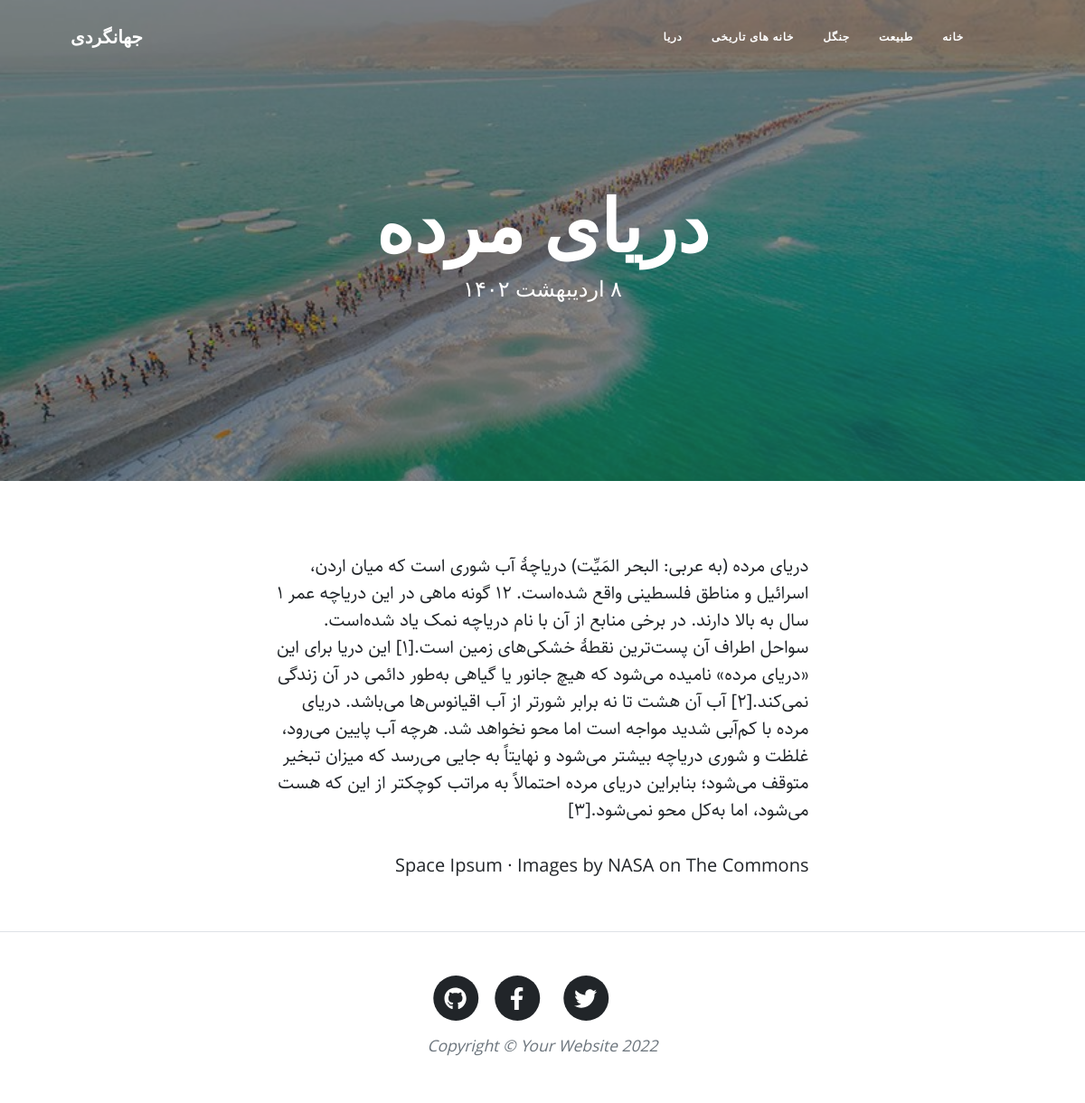
/6/, run on the app's committed database.
### blog/models.py (models this page shows, shortened)
class Category(models.Model):
    parent = models.ForeignKey('self',null=True,blank=True,related_name="children",on_delete=models.SET_NULL,verbose_name="زیردسته")
    title = models.CharField(max_length=50,verbose_name="عنوان دسته بندی")
    slug = models.SlugField(verbose_name="آدرس دسته بندی",unique=True)
    position = models.IntegerField(verbose_name="جایگاه")
    is_active = models.BooleanField(default=False,verbose_name="نمایش داده شود؟")
    class Meta:
        verbose_name = "دسته بند ی"
        verbose_name_plural = "دسته بندی ها"
        ordering = ["-position"]

class Blog(models.Model):
    STATUS_CHOICES = (
        ('d', 'پیش‌نویس'),		 # draft
        ('p', "منتشر شده"),		 # publish
    )
    title = models.CharField(max_length=200, verbose_name="عنوان مقاله")
    slug = models.SlugField(max_length=100, unique=True, verbose_name="آدرس مقاله")
    description = models.TextField(verbose_name="محتوا")
    category = models.ManyToManyField(Category,related_name="blogs",verbose_name="دسته بندی")
    thumbnail = models.ImageField(upload_to="images", verbose_name="تصویر مقاله")
    publish = models.DateTimeField(default=timezone.now, verbose_name="زمان انتشار")
    created = models.DateTimeField(auto_now_add=True)
    updated = models.DateTimeField(auto_now=True)
    status = models.CharField(max_length=1, choices=STATUS_CHOICES, verbose_name="وضعیت")
    def jpublish(self):
        return jalali_converter(self.publish)
    jpublish.short_description = "تاریخ مقاله"
    class Meta:
        verbose_name = "مقاله"
        verbose_name_plural = "مقالات"
        ordering = ["-publish"]
    def Image(self):
        return format_html("<img width=90 style='border-radius:5px;' src='{}'>".format(self.thumbnail.url))
    Image.short_description = "عکس"
    objects = PublishedManager()

### blog/views.py (the view)
# urls.py: path('<pk>/',views.detail,name='detail'),
def detail(request,pk):
    blog = Blog.objects.get(pk=pk)
    context = {
        'blog':blog
    }
    return render(request,'post.html',context)

### blog/templatetags/base.py (called while the page is built)
@register.simple_tag()
def title():
    return "جهانگردی"

@register.inclusion_tag("template_tags/navbar.html")
def navbar():
    return {
        "categories":Category.objects.filter(is_active=True)
    }

### extensions/jalali.py (called while the page is built)
    def persian_tuple(self):
        return self.persian_year, self.persian_month, self.persian_day

### extensions/utils.py (called while the page is built)
def persian_numbers_converter(my_str):
    nums = {
        "0": "۰",
        "1": "۱",
        "2": "۲",
        "3": "۳",
        "4": "۴",
        "5": "۵",
        "6": "۶",
        "7": "۷",
        "8": "۸",
        "9": "۹",
    }
    for e,p in nums.items():
        my_str = my_str.replace(e,p)
    return my_str

def jalali_converter(time):
    jmonth = ["فروردین","اردیبهشت","خرداد","تیر","مرداد","شهریور","مهر","ابان","اذر","دی","بهمن","اسفند"]
    time_to_str = "{} {} {}".format(time.year,time.month,time.day)
    time_to_tuple = jalali.Gregorian(time_to_str).persian_tuple()
    time_to_list = list(time_to_tuple)
    for index,month in enumerate(jmonth):
        if time_to_list[1] == index +1:
            time_to_list[1] = month
            break
    output = "{} {} {}".format(
        time_to_list[2],
        time_to_list[1],
        time_to_list[0],
    )
    return persian_numbers_converter(output)

### templates/post.html (shortened to what this page needs)
{% extends 'base.html' %}
{% block background %}style="background-image: url({{blog.thumbnail.url}})"{% endblock background %}
{% block time %}{{blog.jpublish}}{% endblock time %}
{% block heading %}{{blog.title}}{% endblock heading %}
{% block content %}
<head>
</head>
        <article class="mb-4">
            <div class="container px-4 px-lg-5">
                <div class="row gx-4 gx-lg-5 justify-content-center">
                    <div class="col-md-10 col-lg-8 col-xl-7">
                        <p>{{blog.description}}</p>
                            <a href="http://spaceipsum.com/">Space Ipsum</a>
                            &middot; Images by
                            <a href="https://www.flickr.com/photos/nasacommons/">NASA on The Commons</a>
                    </div>
                </div>
            </div>
        </article>
{% endblock content %}

### templates/base.html (shortened to what this page needs)
{% load static %}
{% load base %}
<!DOCTYPE html>
<html lang="en">
    <head>
        <link href="{% static 'css/styles.css' %}" rel="stylesheet" />
        <link rel="stylesheet" href="{% static '../static/css/rtl.css'%}">
    </head>
    <body>
        <nav class="navbar navbar-expand-lg navbar-light" id="mainNav">
            <div class="container px-4 px-lg-5">
                {% navbar %}
                <a class="navbar-brand" href="{% url 'blog:home' %}" >{% title %}</a>
            </div>
        </nav>
        <header class="masthead" {% block background %} style="background-image: url(https://secretcompass.com/wp-content/uploads/2018/01/Jungle-Rot.jpg)"{% endblock background %}>
            <div class="container position-relative px-4 px-lg-5">
                <div class="row gx-4 gx-lg-5 justify-content-center">
                    <div class="col-md-10 col-lg-8 col-xl-7">
                        <div class="site-heading">
                            <h1>{% block heading %}Clean Blog{% endblock heading %}</h1>
                            <span class="subheading">{% block time %}A Blog Theme by Start Bootstrap{% endblock time %}</span>
                        </div>
                    </div>
                </div>
            </div>
        </header>
{% block content %}
{% endblock content %}
               <footer class="border-top">
                <div class="container px-4 px-lg-5">
                    <div class="row gx-4 gx-lg-5 justify-content-center">
                        <div class="col-md-10 col-lg-8 col-xl-7">
                            <ul class="list-inline text-center">
                                <li class="list-inline-item">
                                    <a href="#!">
                                        <span class="fa-stack fa-lg">
                                            <i class="fas fa-circle fa-stack-2x"></i>
                                            <i class="fab fa-twitter fa-stack-1x fa-inverse"></i>
                                        </span>
                                    </a>
                                </li>
                                <li class="list-inline-item">
                                    <a href="#!">
                                        <span class="fa-stack fa-lg">
                                            <i class="fas fa-circle fa-stack-2x"></i>
                                            <i class="fab fa-facebook-f fa-stack-1x fa-inverse"></i>
                                        </span>
                                    </a>
                                </li>
                                <li class="list-inline-item">
                                    <a href="#!">
                                        <span class="fa-stack fa-lg">
                                            <i class="fas fa-circle fa-stack-2x"></i>
                                            <i class="fab fa-github fa-stack-1x fa-inverse"></i>
                                        </span>
                                    </a>
                                </li>
                            </ul>
                            <div class="small text-center text-muted fst-italic">Copyright &copy; Your Website 2022</div>
                        </div>
                    </div>
                </div>
            </footer>
        </body>
    </html>

### templates/template_tags/navbar.html
<div class="collapse navbar-collapse" id="navbarResponsive">
    <ul class="navbar-nav ms-auto py-4 py-lg-0">
        <li class="nav-item"><a class="nav-link px-lg-3 py-3 py-lg-4" href="{% url 'blog:home' %}">خانه</a></li>
        {% for category in categories %}
        <li class="nav-item"><a class="nav-link px-lg-3 py-3 py-lg-4" href="{% url 'blog:category'  category.slug %}">{{category.title}}</a></li>
        {% endfor %}
    </ul>
</div>

### static/css/rtl.css (style rules this page uses)
body { text-align: right; direction: rtl; font-family: "Sahel"; }
.navbar-nav { margin-left: 700px; }

### data on the page
Category: title "طبیعت"
Category: title "جنگل"
Category: title "خانه های تاریخی"
Category: title "دریا"
Blog: thumbnail (picture), title "دریای مرده", jpublish "۸ اردیبهشت ۱۴۰۲", description "دریای مرده (به عربی: البحر المَیِّت) دریاچهٔ آب شوری است که میان اردن، اسرائیل و مناطق فلسطینی واقع شده‌است. ۱۲ گونه ماهی در این دریاچه عمر ۱ سال به بالا دارند. در برخی منابع از آن با نام دریاچه نمک یاد شده‌است. سواحل اطراف آن پست‌ترین نقطهٔ خشکی‌های زمین است.[۱] این دریا برای این «دریای مرده» نامیده می‌شود که هیچ جانور یا گیاهی به‌طور دائمی در آن زندگی نمی‌کند.[۲] آب آن هشت تا نه برابر شورتر از آب اقیانوس‌ها می‌باشد. دریای مرده با کم‌آبی شدید مواجه است اما محو نخواهد شد. هرچه آب پایین می‌رود، غلظت و شوری دریاچه بیشتر می‌شود و نهایتاً به جایی می‌رسد که میزان تبخیر متوقف می‌شود؛ بنابراین دریای مرده احتمالاً به مراتب کوچکتر از این که هست می‌شود، اما به‌کل محو نمی‌شود.[۳]"
